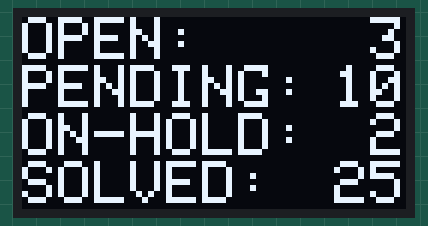
A sketch run on a simulated Arduino Uno, built with avr-gcc and run on an emulated ATmega328P. Parts: 128×64 one-colour display. What the sketch prints to the serial monitor is not drawn.

Above: at 0.4 s.

The sketch:

psreceive_1.ino
```cpp
#include <Wire.h>
#include <Adafruit_GFX.h>
#include <Adafruit_SSD1306.h>

#define SCREEN_WIDTH 128 // OLED display width, in pixels
#define SCREEN_HEIGHT 64 // OLED display height, in pixels

#define OLED_RESET -1
Adafruit_SSD1306 display(SCREEN_WIDTH, SCREEN_HEIGHT, &Wire, OLED_RESET);

// String rawInput ="";

const byte numXPos = 116; // 96
const byte numXPosBig = 104; //84

const byte openYPos = 0;
const byte pendYpos = 16;
const byte onHoldYPos = 32;
const byte solvedYPos = 48;

const byte baseXpos = 0;

byte openTix = 3;
byte pendTix = 10;
byte onHoldTix = 2;
byte solvedTix = 25;

void setup() {
	Serial.begin(9600);

	if(!display.begin(SSD1306_SWITCHCAPVCC, 0x3C)) {
		Serial.println(F("SSD1306 allocation failed"));
		for(;;);
	}
	display.clearDisplay();
	display.display();
	delay(250);


	// display.setTextSize(1);
	// display.setTextColor(WHITE);
	// display.setCursor(0, 0);
	// display.setTextWrap(true);

	// display.print("output:");
	// display.display();

	// while (Serial.available()==0) {}
	// rawInput = Serial.readString();
	// display.println(rawInput);
	// display.display();
}

void loop() {

	display.setTextColor(WHITE);
	// OPEN TICKETS: #
	display.setTextSize(2);
	display.setCursor(baseXpos, openYPos);
	display.print("OPEN: ");
	display.setTextSize(2);
	if (openTix >= 10) {
		display.setCursor(numXPosBig, openYPos);
	} else {

		display.setCursor(numXPos, openYPos);
	}
	display.print(openTix);

	// PENDING TICKETS: #
	display.setTextSize(2);
	display.setCursor(baseXpos, pendYpos);
	display.print("PENDING: ");
	display.setTextSize(2);
	if (pendTix >= 10) {
		display.setCursor(numXPosBig, pendYpos);
	} else {

		display.setCursor(numXPos, pendYpos);
	}
	display.print(pendTix);

	// ON-HOLD TICKETS: #
	display.setTextSize(2);
	display.setCursor(baseXpos, onHoldYPos);
	display.print("ON-HOLD: ");
	display.setTextSize(2);
	if (onHoldTix >= 10) {
		display.setCursor(numXPosBig, onHoldYPos);
	} else {

		display.setCursor(numXPos, onHoldYPos);
	}
	display.print(onHoldTix);

	// SOLVED TICKETS: #
	display.setTextSize(2);
	display.setCursor(baseXpos, solvedYPos);
	display.print("SOLVED: ");
	display.setTextSize(2);
	if (solvedTix >= 10) {
		display.setCursor(numXPosBig, solvedYPos);
	} else {

		display.setCursor(numXPos, solvedYPos);
	}
	display.print(solvedTix);


	// Debug
	Serial.print(display.getCursorX());
	Serial.print(",");
	Serial.println(display.getCursorY());


	// rawInput = Serial.readStringUntil('#');

	// character size 1 max X pos 126, max Y pos 56
	// i discover that the Y axis will just keep going.... will reset at Y64
	// if (display.getCursorY() >= 64) {
	// 	display.clearDisplay();
	// 	display.setCursor(0, 0);
	// }
	// display.print(rawInput);


	display.display();
}
```
